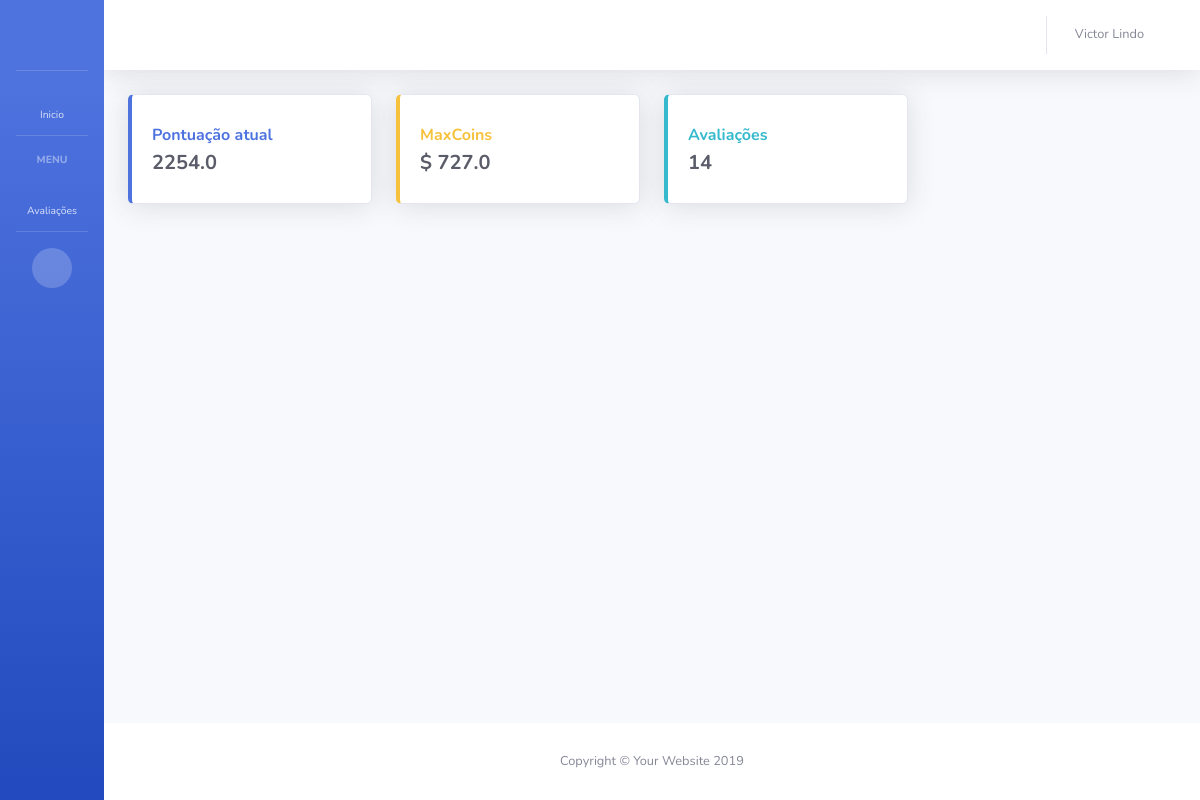
The page / (signed in) on the database as committed earlier.
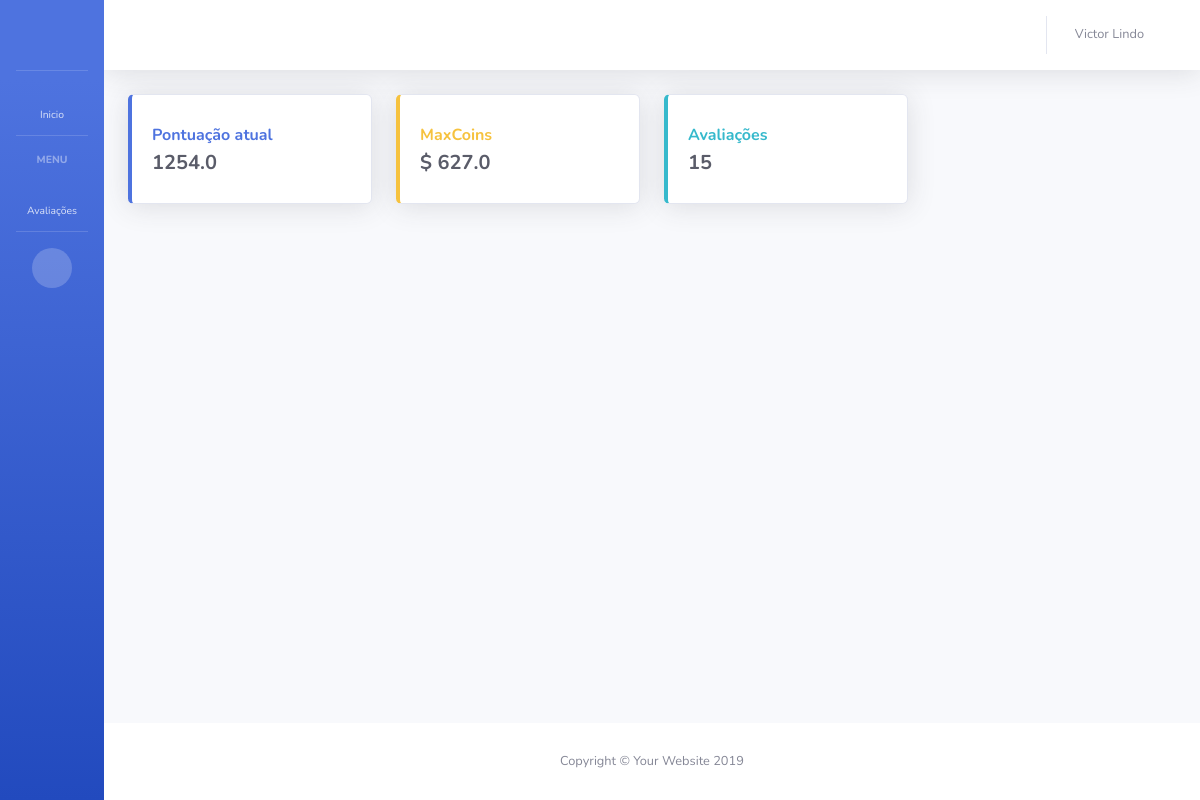
The same page on the database as committed later.
### app_maxliga/models.py (models this page shows, shortened)
class Colaborador(models.Model):
    usuario = models.OneToOneField(User, on_delete=models.SET_NULL, blank=True, null=True, verbose_name='Usuário')
    departamento = models.ForeignKey(Departamento, on_delete=models.SET_NULL, blank=True, null=True, verbose_name='Cargo do colaborador')
    liga = models.ForeignKey(Liga, on_delete=models.SET_NULL, blank=True, null=True, verbose_name='Liga do colaborador')
    nome = models.CharField('Nome do funcionário', max_length=128)
    data_cadastro = models.DateTimeField('Data de criação', auto_now_add=True)
    pontuacao = models.FloatField('Pontuação colaborador', blank=True, default=0)
    maxcoins = models.FloatField('MaxCoins colaborador', blank=True, default=0)

### app_maxliga/views.py (the view)
# urls.py: path('', home, name='home'),
@login_required
def home(request):
    user = request.user.id
    colaborador = Colaborador.objects.get(usuario=user)
    qtd_avaliacoes = LancamentoAvaliacao.objects.filter(colaborador = colaborador.id).count()
    print('qtd_avaliacoes', qtd_avaliacoes)
    qtd_avaliacoes_realizadas = LancamentoAvaliacao.objects.filter(avaliador=colaborador.id).count()
    print('qtd_avaliacoes_realizadas', qtd_avaliacoes_realizadas)
    pontuaca_atual = colaborador.pontuacao
    print('pontuaca_atual' , pontuaca_atual)
    maxcoins_atual = colaborador.maxcoins
    print('maxcoins_atual', maxcoins_atual)
    data = {
        'colaborador': colaborador,
        'qtd_avaliacoes': qtd_avaliacoes,
        'pontuaca_atual': pontuaca_atual,
        'maxcoins_atual': maxcoins_atual,
        'qtd_avaliacoes_realizadas': qtd_avaliacoes_realizadas
    }
    return render(request, 'app_maxliga/home.html', data)

### app_maxliga/templates/app_maxliga/home.html (shortened to what this page needs)
{% extends 'base.html' %}
{% block BodyHeading %}
          <div class="row">
            <div class="col-xl-3 col-md-6 mb-4">
              <div class="card border-left-primary shadow h-100 py-2">
                <div class="card-body">
                  <div class="row no-gutters align-items-center">
                    <div class="col mr-2">
                      <div class="text font-weight-bold text-primary mb-1">Pontuação atual</div>
                      <div class="h5 mb-0 font-weight-bold text-gray-800">{{ pontuaca_atual }}</div>
                    </div>
                    <div class="col-auto">
                      <i class="fas fa-calendar fa-2x text-gray-300"></i>
                    </div>
                  </div>
                </div>
              </div>
            </div>
            <div class="col-xl-3 col-md-6 mb-4">
              <div class="card border-left-warning shadow h-100 py-2">
                <div class="card-body">
                  <div class="row no-gutters align-items-center">
                    <div class="col mr-2">
                      <div class="text font-weight-bold text-warning mb-1">MaxCoins</div>
                      <div class="h5 mb-0 font-weight-bold text-gray-800">$ {{ maxcoins_atual }}</div>
                    </div>
                    <div class="col-auto">
                      <i class="fas fa-dollar-sign fa-2x text-gray-300"></i>
                    </div>
                  </div>
                </div>
              </div>
            </div>
            <div class="col-xl-3 col-md-6 mb-4">
              <div class="card border-left-info  shadow h-100 py-2">
                <div class="card-body">
                  <div class="row no-gutters align-items-center">
                    <div class="col mr-2">
                      <div class="text font-weight-bold text-info mb-1">Avaliações</div>
                      <div class="h5 mb-0 font-weight-bold text-gray-800">{{ qtd_avaliacoes }}</div>
                    </div>
                    <div class="col-auto">
                      <i class="fas fa-comment-alt fa-2x text-gray-300"></i>
                    </div>
                  </div>
                </div>
              </div>
            </div>
          </div>
{% endblock %}

### app_maxliga/templates/base.html (shortened to what this page needs)
{% load static %}
<!DOCTYPE html>
<html lang="en">
<head>
  <link href="{% static 'vendor/fontawesome-free/css/all.min.css' %}" rel="stylesheet" type="text/css">
  <link href="{% static 'css/sb-admin-2.min.css' %}" rel="stylesheet">
</head>
<body id="page-top">
  <div id="wrapper">
    <ul class="navbar-nav bg-gradient-primary sidebar sidebar-dark accordion toggled" id="accordionSidebar">
      <a class="sidebar-brand d-flex align-items-center justify-content-center" href="{% url 'home' %}">
        <div class="sidebar-brand-icon">
          <i class="fas fa-fighter-jet"></i>
        </div>
      </a>
      <hr class="sidebar-divider my-0">
      <li class="nav-item">
        <a class="nav-link" href="{% url 'home' %}">
          <i class="fas fa-fw fa-tachometer-alt"></i>
          <span>Inicio</span></a>
      </li>
      <hr class="sidebar-divider">
      <div class="sidebar-heading">
        Menu
      </div>
      <li class="nav-item">
        <a class="nav-link collapsed" href="#" data-toggle="collapse" data-target="#collapsePages" aria-expanded="true" aria-controls="collapsePages">
          <i class="fas fa-fw fa-table"></i>
          <span>Avaliações</span>
        </a>
      </li>
      <hr class="sidebar-divider d-none d-md-block">
      <div class="text-center d-none d-md-inline">
        <button class="rounded-circle border-0" id="sidebarToggle"></button>
      </div>
    </ul>
    <div id="content-wrapper" class="d-flex flex-column">
      <div id="content">
        <nav class="navbar navbar-expand navbar-light bg-white topbar mb-4 static-top shadow">
          <ul class="navbar-nav ml-auto">
            <li class="nav-item dropdown no-arrow mx-1">
              <a class="nav-link dropdown-toggle" href="#" id="alertsDropdown" role="button" data-toggle="dropdown" aria-haspopup="true" aria-expanded="false">
                <i class="fas fa-bell fa-fw"></i>
              </a>
            </li>
            <li class="nav-item dropdown no-arrow">
              <a class="nav-link dropdown-toggle" href="#" id="userDropdown" role="button" data-toggle="dropdown" aria-haspopup="true" aria-expanded="false">
                <span class="mr-2 d-none d-lg-inline text-gray-600 small">{{ colaborador.nome }}</span>
                <i class="fas fa-user fa-fw"></i>
              </a>
            </li>
          </ul>
        </nav>
        <div class="container-fluid">
          {% block BodyHeading %}
          {% endblock %}
        </div>
      </div>
      <footer class="sticky-footer bg-white">
        <div class="container my-auto">
          <div class="copyright text-center my-auto">
            <span>Copyright &copy; Your Website 2019</span>
          </div>
        </div>
      </footer>
    </div>
  </div>
</body>
</html>

Rows that differ between the two databases and show on the page:
changed Colaborador "Victor Lindo": pontuacao "2254.0" → "1254.0"; maxcoins "727.0" → "627.0"
Other text that changed with them:
{{ qtd_avaliacoes }}: "14" → "15"
